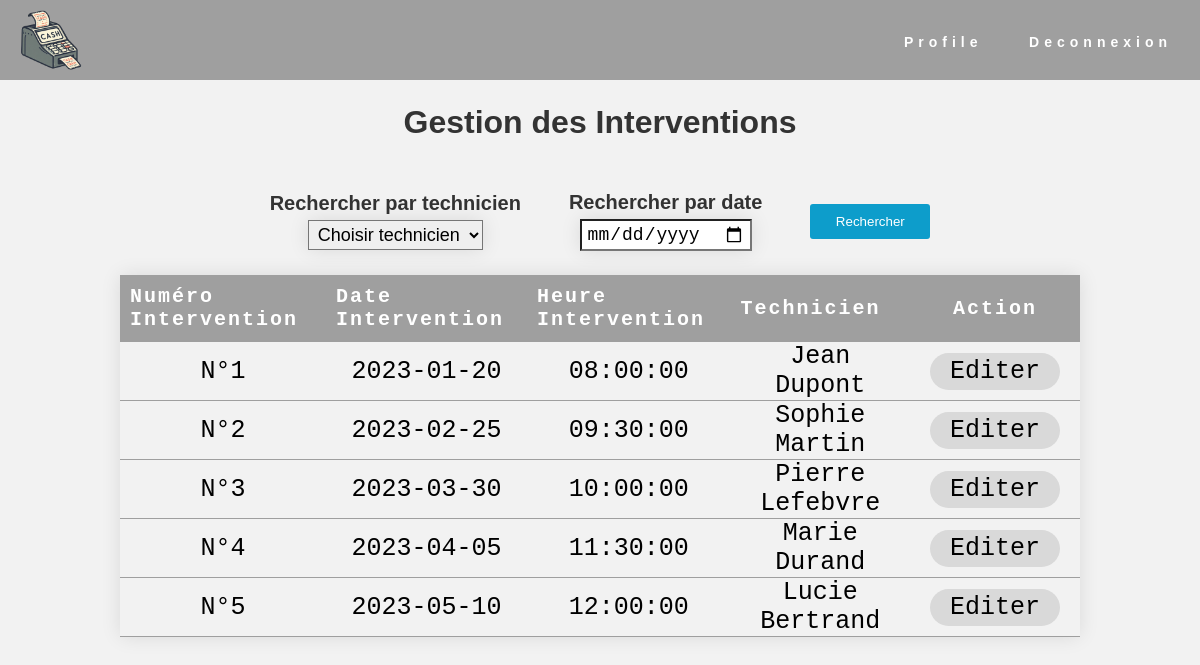
Before: /controleur/listeInterventionsAssistant.php with the older database file.
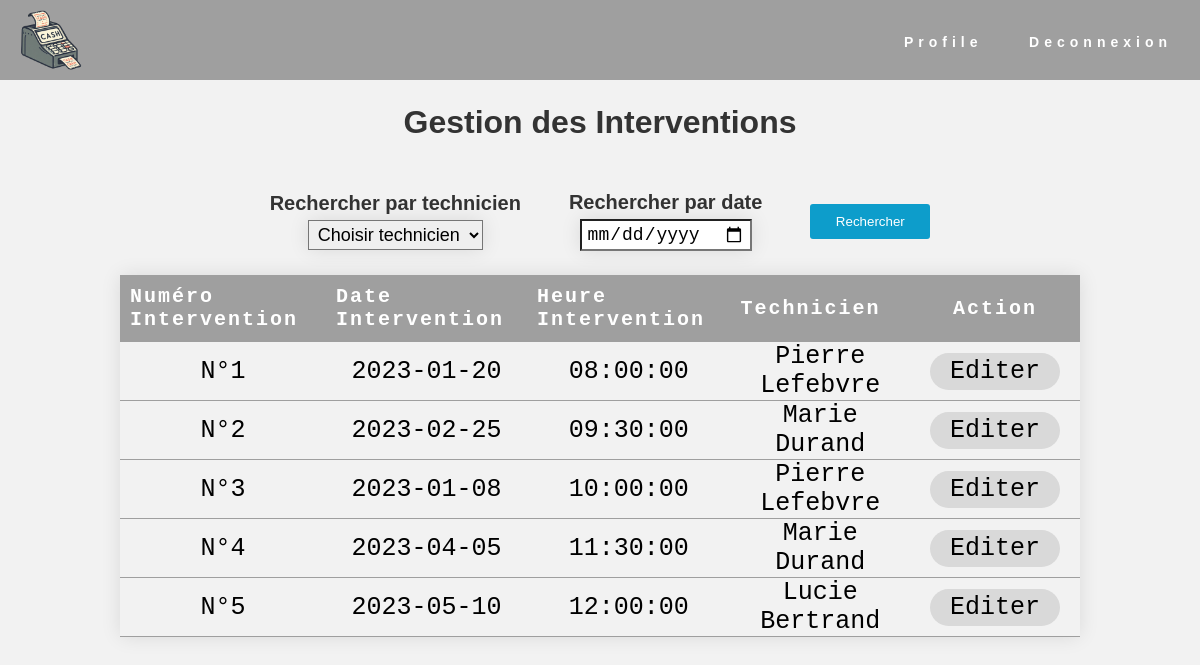
After: the same page with the newer database file.
### tables this page shows
CREATE TABLE `intervention` (
  `intervention_id` int(11) NOT NULL,
  `intervention_date` date DEFAULT NULL,
  `intervention_heure` time DEFAULT NULL,
  `client_num` int(11) NOT NULL,
  `employe_num_matricule` int(11) NOT NULL
);

CREATE TABLE `employe` (
  `employe_num_matricule` int(11) NOT NULL,
  `employe_nom` varchar(255) DEFAULT NULL,
  `employe_prenom` varchar(255) DEFAULT NULL,
  `employe_adresse` varchar(255) DEFAULT NULL,
  `employe_date_embauche` datetime DEFAULT NULL
);

### controleur/listeInterventionsAssistant.php (called while the page is built, shortened)
<?php
if ($_SERVER["SCRIPT_FILENAME"] == __FILE__) {
    $racine = "..";
}
include_once "$racine/modele/Intervention.php";
include "$racine/vue/entete.html.php";
$Intervention = new Intervention();
$interventions = $Intervention->getAllInterventions();
$dateRecherche = "";
include "$racine/vue/vueListeInterventionsAssistant.php";
include "$racine/vue/pied.html.php";
?>

### modele/Intervention.php (called while the page is built, shortened)
<?php
class Intervention extends Bdd{
    function getAllInterventions(){
        $conn = $this->connexionPDO();
        $req = $conn->prepare(
            "SELECT *
            FROM intervention i
            INNER JOIN client c ON i.client_num = c.client_num
            INNER JOIN employe e ON i.employe_num_matricule = e.employe_num_matricule"
        );
        $req->execute();
        $interventions = $req->fetchAll();
        return $interventions;
    }
}
?>

### vue/vueListeInterventionsAssistant.php (the view, shortened to what this page needs)
<main id="vue-listeinterventions-assistant">
    <h1>Gestion des Interventions</h1>
    <form action="" method="POST" class="options-recherche">
        <div class="technicien">
            <label for="techniciens">Rechercher par technicien</label>
            <select name="numTechnicien" id="techniciens">
                <option value="0">
                    Choisir technicien
                </option>
            </select>
        </div>
        <div class="date">
            <label for="date">Rechercher par date</label>
            <input type="date" name="date" id="date" value=<?= $dateRecherche ?>>
        </div>
        <input type="submit" value="Rechercher">
    </form>
    <table>
        <thead>
            <tr>
                <th>Numéro Intervention</th>
                <th>Date Intervention</th>
                <th>Heure Intervention</th>
                <th>Technicien</th>
                <th>Action</th>
            </tr>
        </thead>
        <tbody>
            <?php foreach ($interventions as $intervention): ?>
                <tr>
                    <td>N°<?= $intervention["intervention_id"] ?></td>
                    <td><?= $intervention["intervention_date"] ?></td>
                    <td><?= $intervention["intervention_heure"] ?></td>
                    <td><?= $intervention["employe_prenom"] ?> <?= $intervention["employe_nom"] ?></td>
                    <td><a href="./?action=editIntervention&interventionId=<?=$intervention["intervention_id"]?>">Editer</a></td>
                </tr>
            <?php endforeach; ?>
        </tbody>
    </table>
</main>

Changed rows visible on the page:
changed intervention id 1: employe_num_matricule.employe_prenom "Jean" → "Pierre"; employe_num_matricule.employe_nom "Dupont" → "Lefebvre"
changed intervention id 2: employe_num_matricule.employe_prenom "Sophie" → "Marie"; employe_num_matricule.employe_nom "Martin" → "Durand"
changed intervention id 3: intervention_date "2023-03-30" → "2023-01-08"
